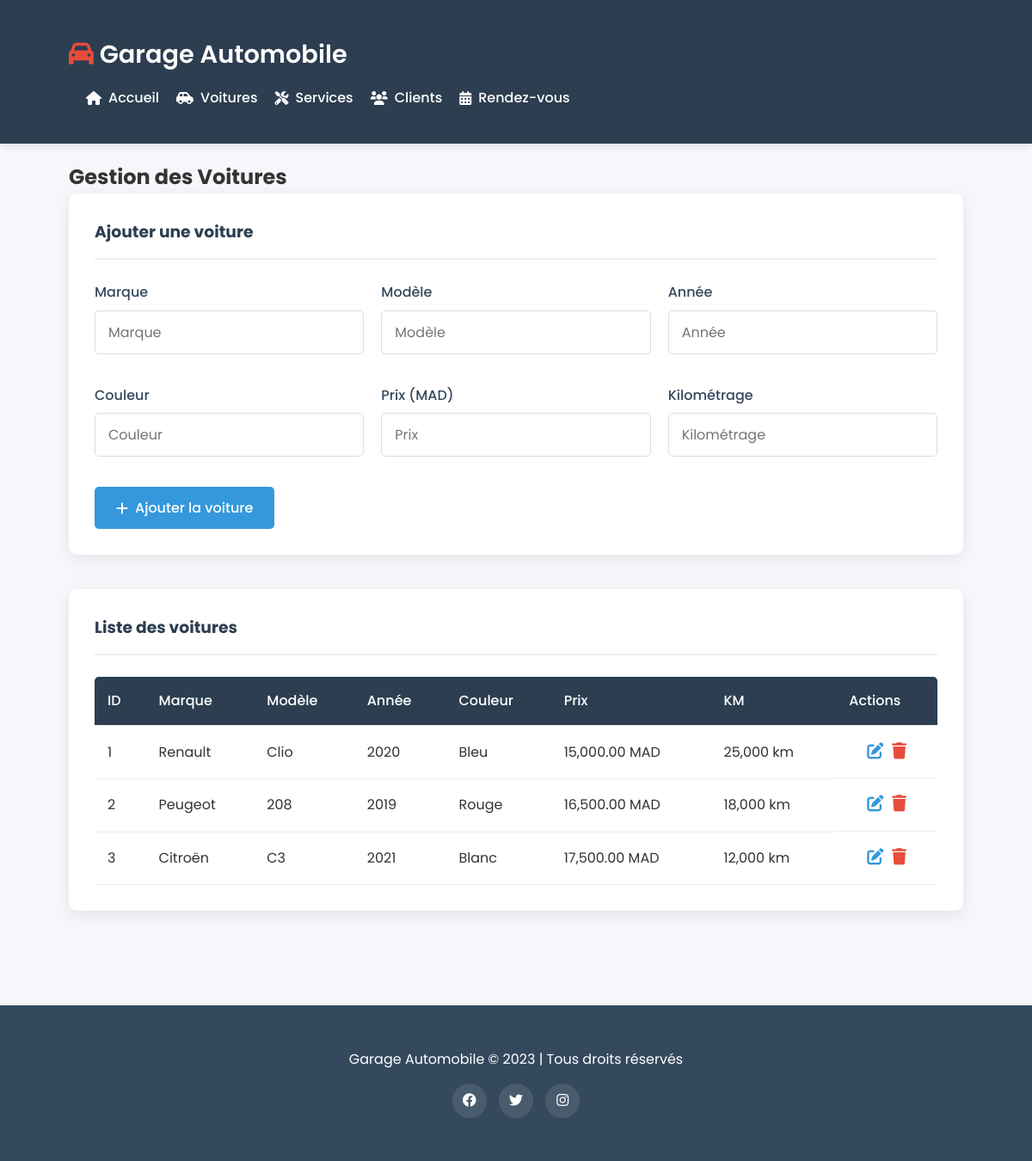
/voitures.php, run on the app's committed database.
### tables this page shows
CREATE TABLE voitures (
    id INT AUTO_INCREMENT PRIMARY KEY,
    marque VARCHAR(50) NOT NULL,
    modele VARCHAR(50) NOT NULL,
    annee INT NOT NULL,
    couleur VARCHAR(30),
    prix DECIMAL(10,2) NOT NULL,
    kilometrage INT,
    disponibilite BOOLEAN DEFAULT 1
);

### web/voitures.php (the view, shortened to what this page needs)
<?php
include 'includes/db.php';
include 'includes/header.php';
$stmt = $pdo->query("SELECT * FROM voitures");
$voitures = $stmt->fetchAll();
?>
<section id="voitures">
    <h2>Gestion des Voitures</h2>
    <div class="form-container">
        <h3>Ajouter une voiture</h3>
        <form method="POST">
            <div class="form-row">
                <div class="form-group">
                    <label>Marque</label>
                    <input type="text" name="marque" placeholder="Marque" required>
                </div>
                <div class="form-group">
                    <label>Modèle</label>
                    <input type="text" name="modele" placeholder="Modèle" required>
                </div>
                <div class="form-group">
                    <label>Année</label>
                    <input type="number" name="annee" placeholder="Année" min="1990" max="2025" required>
                </div>
            </div>
            <div class="form-row">
                <div class="form-group">
                    <label>Couleur</label>
                    <input type="text" name="couleur" placeholder="Couleur">
                </div>
                <div class="form-group">
                    <label>Prix (MAD)</label>
                    <input type="number" step="0.01" name="prix" placeholder="Prix" required>
                </div>
                <div class="form-group">
                    <label>Kilométrage</label>
                    <input type="number" name="kilometrage" placeholder="Kilométrage">
                </div>
            </div>
            <button type="submit" name="ajouter" class="btn">
                <i class="fas fa-plus"></i> Ajouter la voiture
            </button>
        </form>
    </div>
    <div class="table-container">
        <h3>Liste des voitures</h3>
        <?php if ($voitures): ?>
        <div class="table-responsive">
            <table>
                <thead>
                    <tr>
                        <th>ID</th>
                        <th>Marque</th>
                        <th>Modèle</th>
                        <th>Année</th>
                        <th>Couleur</th>
                        <th>Prix</th>
                        <th>KM</th>
                        <th>Actions</th>
                    </tr>
                </thead>
                <tbody>
                    <?php foreach ($voitures as $voiture): ?>
                    <tr>
                        <td><?= $voiture['id'] ?></td>
                        <td><?= $voiture['marque'] ?></td>
                        <td><?= $voiture['modele'] ?></td>
                        <td><?= $voiture['annee'] ?></td>
                        <td><?= $voiture['couleur'] ?></td>
                        <td><?= number_format($voiture['prix'], 2) ?> MAD</td>
                        <td><?= number_format($voiture['kilometrage'], 0) ?> km</td>
                        <td class="actions">
                            <a href="edit_voiture.php?id=<?= $voiture['id'] ?>" class="btn-edit">
                                <i class="fas fa-edit"></i>
                            </a>
                            <a href="delete_voiture.php?id=<?= $voiture['id'] ?>" class="btn-delete" onclick="return confirm('Confirmer la suppression?')">
                                <i class="fas fa-trash"></i>
                            </a>
                        </td>
                    </tr>
                    <?php endforeach; ?>
                </tbody>
            </table>
        </div>
        <?php else: ?>
            <p>Aucune voiture enregistrée.</p>
        <?php endif; ?>
    </div>
</section>
<?php include 'includes/footer.php'; ?>

### web/assets/css/style.css (style rules this page uses)
:root { --primary: #2c3e50; --secondary: #3498db; --accent: #e74c3c; --light: #ecf0f1; --dark: #34495e; --success: #2ecc71; --warning: #f39c12; --danger: #e74c3c; --light-gray: #f5f7fa; --text: #333; }
* { margin: 0; padding: 0; box-sizing: border-box; font-family: 'Poppins', sans-serif; }
body { background-color: var(--light-gray); color: var(--text); line-height: 1.6; }
.btn { background: var(--secondary); color: white; border: none; padding: 12px 25px; border-radius: 5px; cursor: pointer; font-size: 16px; font-weight: 500; transition: all 0.3s; display: inline-flex; align-items: center; gap: 8px; text-decoration: none; }
.btn-edit { color: var(--secondary); text-decoration: none; font-size: 1.2rem; margin-right: 10px; }
.btn-delete { color: var(--danger); text-decoration: none; font-size: 1.2rem; }
.form-container, .table-container { background: white; padding: 30px; border-radius: 10px; box-shadow: 0 5px 20px rgba(0,0,0,0.08); margin-bottom: 40px; }
.form-container h3, .table-container h3 { margin-bottom: 25px; padding-bottom: 15px; border-bottom: 2px solid var(--light); color: var(--primary); }
.form-row { display: flex; gap: 20px; margin-bottom: 20px; }
.form-group { flex: 1; margin-bottom: 15px; }
.form-group label { display: block; margin-bottom: 8px; font-weight: 500; color: var(--dark); }
.form-group input, .form-group textarea, .form-group select { width: 100%; padding: 12px 15px; border: 1px solid #ddd; border-radius: 5px; font-size: 16px; transition: all 0.3s; }
table { width: 100%; border-collapse: collapse; background: white; box-shadow: 0 3px 10px rgba(0,0,0,0.05); border-radius: 5px; overflow: hidden; }
th, td { padding: 15px; text-align: left; border-bottom: 1px solid #eee; }
th { background: var(--primary); color: white; font-weight: 500; }
.actions { display: flex; justify-content: center; }
.table-responsive { overflow-x: auto; }

### data on the page
voitures: id "1", marque "Renault", modele "Clio", annee "2020", couleur "Bleu", prix "15,000.00", kilometrage "25,000"
voitures: id "2", marque "Peugeot", modele "208", annee "2019", couleur "Rouge", prix "16,500.00", kilometrage "18,000"
voitures: id "3", marque "Citroën", modele "C3", annee "2021", couleur "Blanc", prix "17,500.00", kilometrage "12,000"
